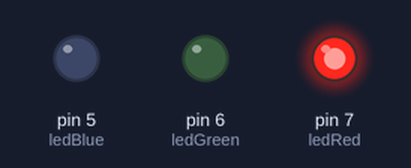
A sketch run on a simulated Arduino Uno, built with avr-gcc and run on an emulated ATmega328P. On the bench: output pins drawn as LEDs (lit = HIGH).

Above: at 0.5 s.
At 1.5 s:
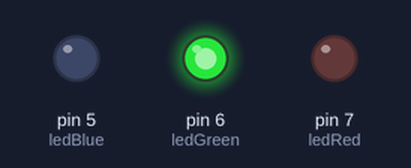
At 5.5 s:
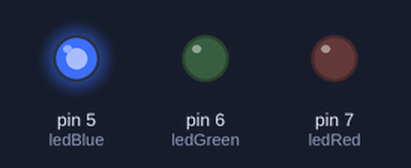
Timing chart, 0 to 6.9 s (numbered marks = the images above):
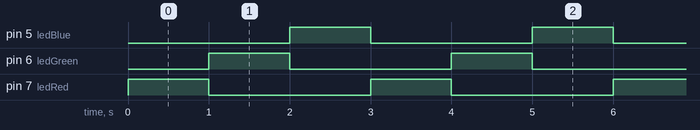

The sketch:

_00012_LEDS_functions.ino
```cpp
// more LEDS

// abstractions
// use abstractions to simplify and reuse code

// declare your variables
int ledRed = 7;
int ledGreen = 6;
int ledBlue = 5;

// SETUP - runs only once
void setup()
{
  // open serial port for communications
  Serial.begin(9600);
  // declare inputs
  pinMode(ledRed, OUTPUT);
  pinMode(ledGreen, OUTPUT);
  pinMode(ledBlue, OUTPUT);
}

// LOOP - runs forever
void loop()
{
  //
  ledManager(true, false, false);
  delay(1000);

  ledManager(false, true, false);
  delay(1000);

  ledManager(false, false, true);
  delay(1000);
}

// ledManager function as an abstration
void ledManager(boolean r, boolean g, boolean b)
{
  if (r)
     digitalWrite(ledRed, HIGH);
  else
     digitalWrite(ledRed, LOW);

  if (g)
     digitalWrite(ledGreen, HIGH);
  else
     digitalWrite(ledGreen, LOW);

  if (b)
     digitalWrite(ledBlue, HIGH);
  else
     digitalWrite(ledBlue, LOW);
}
```

Measured:
- by itself, pin 5 (ledBlue), pin 6 (ledGreen), pin 7 (ledRed): alternates HIGH for 1.0 s and LOW for 2.0 s
- by itself, everything shown: repeats every 3.0 s, in 3 steps
